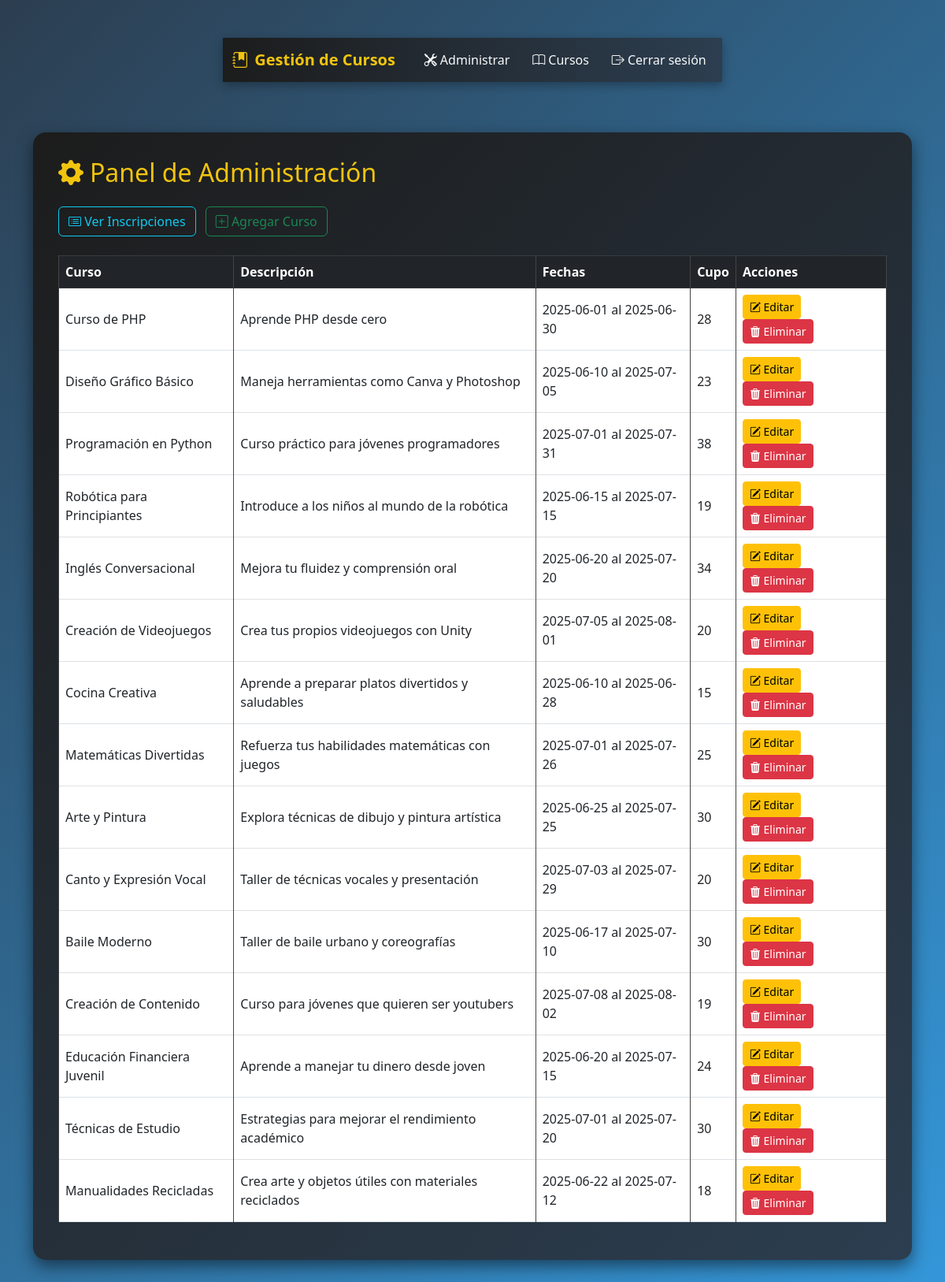
/admin/panel_admin.php (signed in), run on the app's committed database.
### tables this page shows
CREATE TABLE `cursos` (
  `id_curso` int(11) NOT NULL,
  `nombre` varchar(100) NOT NULL,
  `descripcion` text NOT NULL,
  `fecha_inicio` date NOT NULL,
  `fecha_fin` date NOT NULL,
  `cupo_maximo` int(11) NOT NULL
);

### admin/panel_admin.php (the view, shortened to what this page needs)
<?php
include '../includes/conexion.php';
include '../includes/navbar.php';
?>
<!DOCTYPE html>
<html lang="es">
<head>
    <link href="https://cdn.jsdelivr.net/npm/bootstrap@5.3.0/dist/css/bootstrap.min.css" rel="stylesheet" />
    <link href="../css/estilos.css" rel="stylesheet" />
    <link href="https://cdn.jsdelivr.net/npm/bootstrap-icons@1.10.5/font/bootstrap-icons.css" rel="stylesheet" />
</head>
<body>
<div class="container my-5">
    <div class="admin-panel">
        <h2><i class="bi bi-gear-fill me-2"></i>Panel de Administración</h2>
        <div class="d-flex justify-content-between align-items-center mb-4 mt-3">
            <div>
                <a href="ver_inscripciones.php" class="btn btn-outline-info me-2">
                    <i class="bi bi-card-list"></i> Ver Inscripciones
                </a>
                <a href="editar_curso.php" class="btn btn-outline-success">
                    <i class="bi bi-plus-square"></i> Agregar Curso
                </a>
            </div>
        </div>
        <div class="table-responsive">
            <table class="table table-dark-custom table-bordered table-hover rounded">
                <thead class="table-dark">
                    <tr>
                        <th>Curso</th>
                        <th>Descripción</th>
                        <th>Fechas</th>
                        <th>Cupo</th>
                        <th>Acciones</th>
                    </tr>
                </thead>
                <tbody>
                <?php
                $resultado = $conexion->query("SELECT * FROM cursos");
                while ($curso = $resultado->fetch_assoc()):
                ?>
                    <tr>
                        <td><?= htmlspecialchars($curso['nombre']) ?></td>
                        <td><?= htmlspecialchars($curso['descripcion']) ?></td>
                        <td><?= htmlspecialchars($curso['fecha_inicio']) ?> al <?= htmlspecialchars($curso['fecha_fin']) ?></td>
                        <td><?= htmlspecialchars($curso['cupo_maximo']) ?></td>
                        <td>
                            <a href="editar_curso.php?id=<?= $curso['id_curso'] ?>" class="btn btn-warning btn-sm">
                                <i class="bi bi-pencil-square"></i> Editar
                            </a>
                            <a href="eliminar_curso.php?id=<?= $curso['id_curso'] ?>" class="btn btn-danger btn-sm" onclick="return confirm('¿Estás seguro de eliminar este curso?')">
                                <i class="bi bi-trash3-fill"></i> Eliminar
                            </a>
                        </td>
                    </tr>
                <?php endwhile; ?>
                </tbody>
            </table>
        </div>
    </div>
</div>
</body>
</html>

### includes/navbar.php (shortened to what this page needs)
<!DOCTYPE html>
<html lang="es">
<head>
    <link href="https://cdn.jsdelivr.net/npm/bootstrap@5.3.0/dist/css/bootstrap.min.css" rel="stylesheet">
    <link href="https://cdn.jsdelivr.net/npm/bootstrap-icons@1.10.5/font/bootstrap-icons.css" rel="stylesheet">
</head>
<body>
<nav class="navbar navbar-expand-lg navbar-dark">
    <div class="container-fluid">
        <a class="navbar-brand" href="/cursosAdriano/index.php">
            <i class="bi bi-journal-bookmark-fill me-2"></i>Gestión de Cursos
        </a>
        <div class="collapse navbar-collapse justify-content-end" id="navbarNav">
            <ul class="navbar-nav">
                <?php if (isset($_SESSION['usuario']) && $_SESSION['usuario']['rol'] === 'admin'): ?>
                    <li class="nav-item">
                        <a class="nav-link" href="/cursosAdriano/admin/panel_admin.php">
                            <i class="bi bi-tools"></i> Administrar
                        </a>
                    </li>
                <?php endif; ?>
                <?php if (isset($_SESSION['usuario'])): ?>
                    <li class="nav-item">
                        <a class="nav-link" href="/cursosAdriano/paginas/cursos.php">
                            <i class="bi bi-book"></i> Cursos
                        </a>
                    </li>
                    <li class="nav-item">
                        <a class="nav-link" href="/cursosAdriano/procesos/logout.php">
                            <i class="bi bi-box-arrow-right"></i> Cerrar sesión
                        </a>
                    </li>
                <?php endif; ?>
            </ul>
        </div>
    </div>
</nav>
</body>
</html>

### css/estilos.css (style rules this page uses)
body { background: linear-gradient(135deg, #2c3e50, #3498db); color: #f8f9fa; margin: 0; font-family: 'Segoe UI', Tahoma, Geneva, Verdana, sans-serif; min-height: 100vh; padding: 2rem 0; display: flex; align-items: center; justify-content: center; flex-direction: column; }
.navbar { margin: 1rem 0; box-shadow: 0 4px 12px rgba(0, 0, 0, 0.3); background: linear-gradient(90deg, #1c1c1c, #2c3e50); z-index: 1000; }
.admin-panel { background: linear-gradient(135deg, #1c1c1c, #2c3e50); color: #f8f9fa; border-radius: 1rem; padding: 2rem; box-shadow: 0 8px 20px rgba(0, 0, 0, 0.5); width: 100%; }
.admin-panel h2 { color: #f1c40f; margin-bottom: 1.5rem; }
.table-dark-custom { background-color: #2c2c2c; color: #f0f0f0; }
.table-dark-custom th, .table-dark-custom td { vertical-align: middle; border-color: #444; }
.table-dark-custom .btn-sm { margin-right: 0.4rem; }

### includes/navbar.php (style rules this page uses)
.navbar { margin-bottom: 2rem; box-shadow: 0 4px 15px rgba(0, 0, 0, 0.3); background: linear-gradient(90deg, #1c1c1c, #2c3e50); }
.navbar-brand { font-weight: bold; font-size: 1.4rem; color: #f1c40f !important; }
.nav-link { color: #f8f9fa !important; margin-left: 0.8rem; transition: color 0.2s ease-in-out; }

### data on the page
cursos: nombre "Curso de PHP", descripcion "Aprende PHP desde cero", fecha_inicio "2025-06-01", fecha_fin "2025-06-30", cupo_maximo "28"
cursos: nombre "Diseño Gráfico Básico", descripcion "Maneja herramientas como Canva y Photoshop", fecha_inicio "2025-06-10", fecha_fin "2025-07-05", cupo_maximo "23"
cursos: nombre "Programación en Python", descripcion "Curso práctico para jóvenes programadores", fecha_inicio "2025-07-01", fecha_fin "2025-07-31", cupo_maximo "38"
cursos: nombre "Robótica para Principiantes", descripcion "Introduce a los niños al mundo de la robótica", fecha_inicio "2025-06-15", fecha_fin "2025-07-15", cupo_maximo "19"
cursos: nombre "Inglés Conversacional", descripcion "Mejora tu fluidez y comprensión oral", fecha_inicio "2025-06-20", fecha_fin "2025-07-20", cupo_maximo "34"
cursos: nombre "Creación de Videojuegos", descripcion "Crea tus propios videojuegos con Unity", fecha_inicio "2025-07-05", fecha_fin "2025-08-01", cupo_maximo "20"
cursos: nombre "Cocina Creativa", descripcion "Aprende a preparar platos divertidos y saludables", fecha_inicio "2025-06-10", fecha_fin "2025-06-28", cupo_maximo "15"
cursos: nombre "Matemáticas Divertidas", descripcion "Refuerza tus habilidades matemáticas con juegos", fecha_inicio "2025-07-01", fecha_fin "2025-07-26", cupo_maximo "25"
cursos: nombre "Arte y Pintura", descripcion "Explora técnicas de dibujo y pintura artística", fecha_inicio "2025-06-25", fecha_fin "2025-07-25", cupo_maximo "30"
cursos: nombre "Canto y Expresión Vocal", descripcion "Taller de técnicas vocales y presentación", fecha_inicio "2025-07-03", fecha_fin "2025-07-29", cupo_maximo "20"
cursos: nombre "Baile Moderno", descripcion "Taller de baile urbano y coreografías", fecha_inicio "2025-06-17", fecha_fin "2025-07-10", cupo_maximo "30"
cursos: nombre "Creación de Contenido", descripcion "Curso para jóvenes que quieren ser youtubers", fecha_inicio "2025-07-08", fecha_fin "2025-08-02", cupo_maximo "19"
cursos: nombre "Educación Financiera Juvenil", descripcion "Aprende a manejar tu dinero desde joven", fecha_inicio "2025-06-20", fecha_fin "2025-07-15", cupo_maximo "24"
cursos: nombre "Técnicas de Estudio", descripcion "Estrategias para mejorar el rendimiento académico", fecha_inicio "2025-07-01", fecha_fin "2025-07-20", cupo_maximo "30"
cursos: nombre "Manualidades Recicladas", descripcion "Crea arte y objetos útiles con materiales reciclados", fecha_inicio "2025-06-22", fecha_fin "2025-07-12", cupo_maximo "18"
